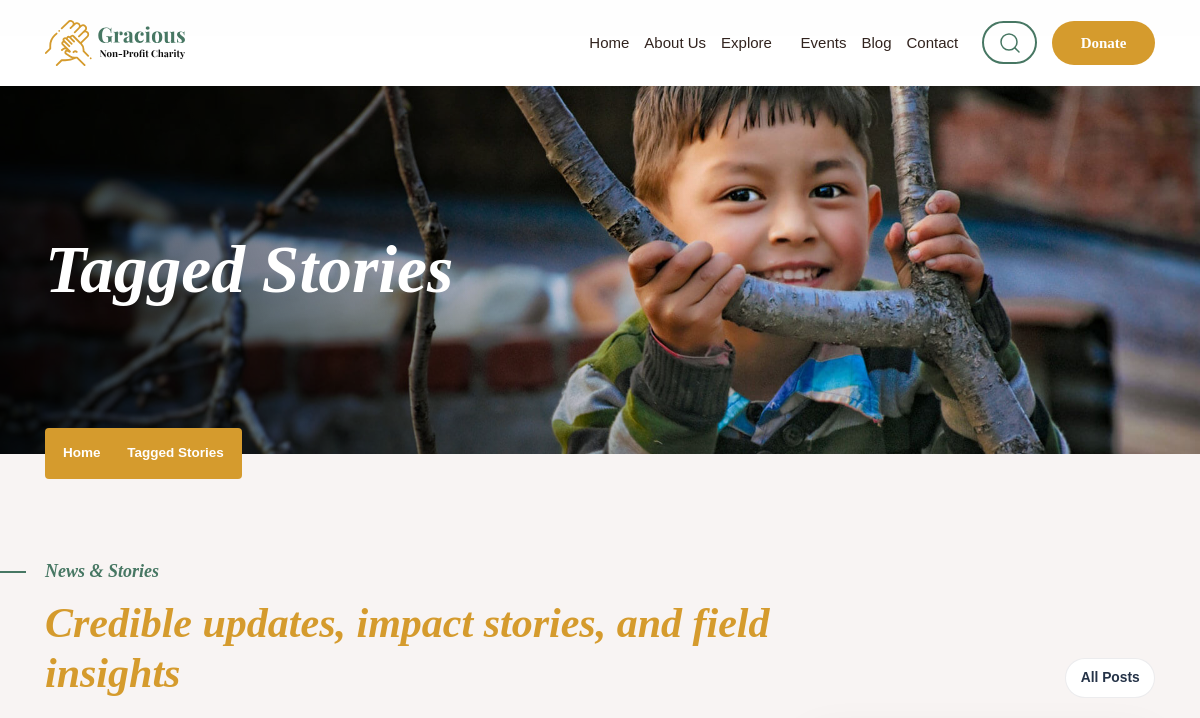
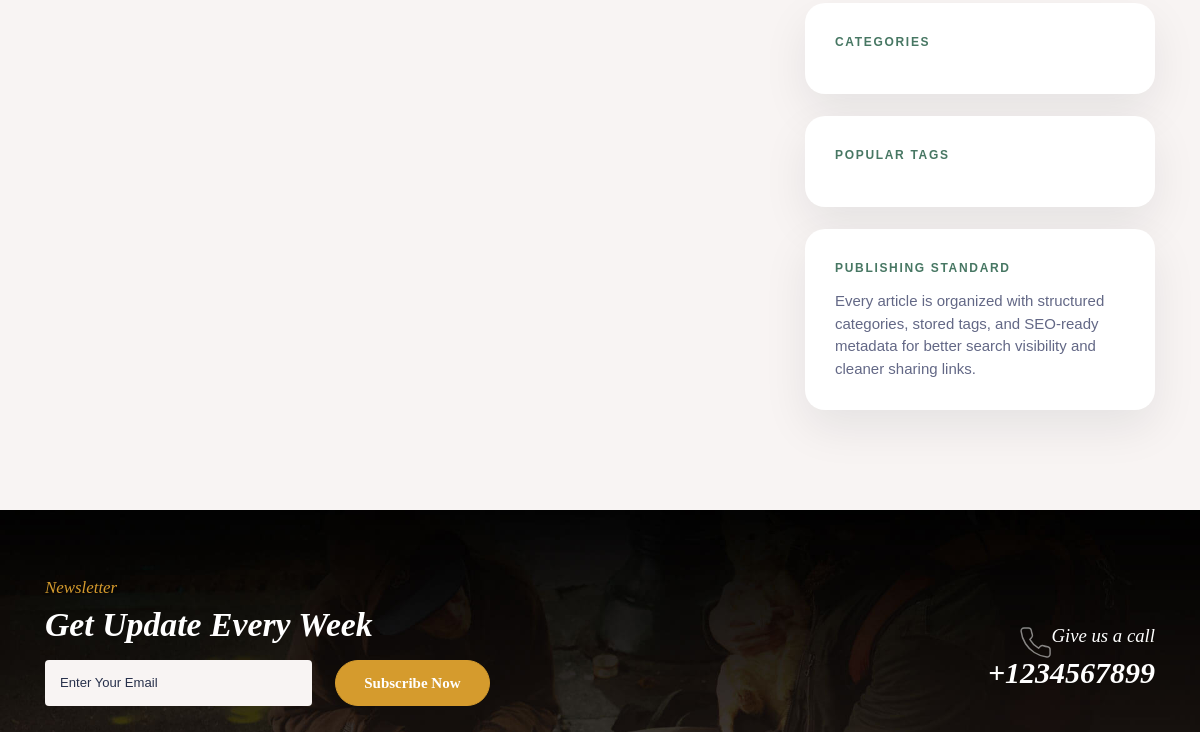
The page /blog.php (upper part) on the database as committed earlier (2 pictures, top to bottom).
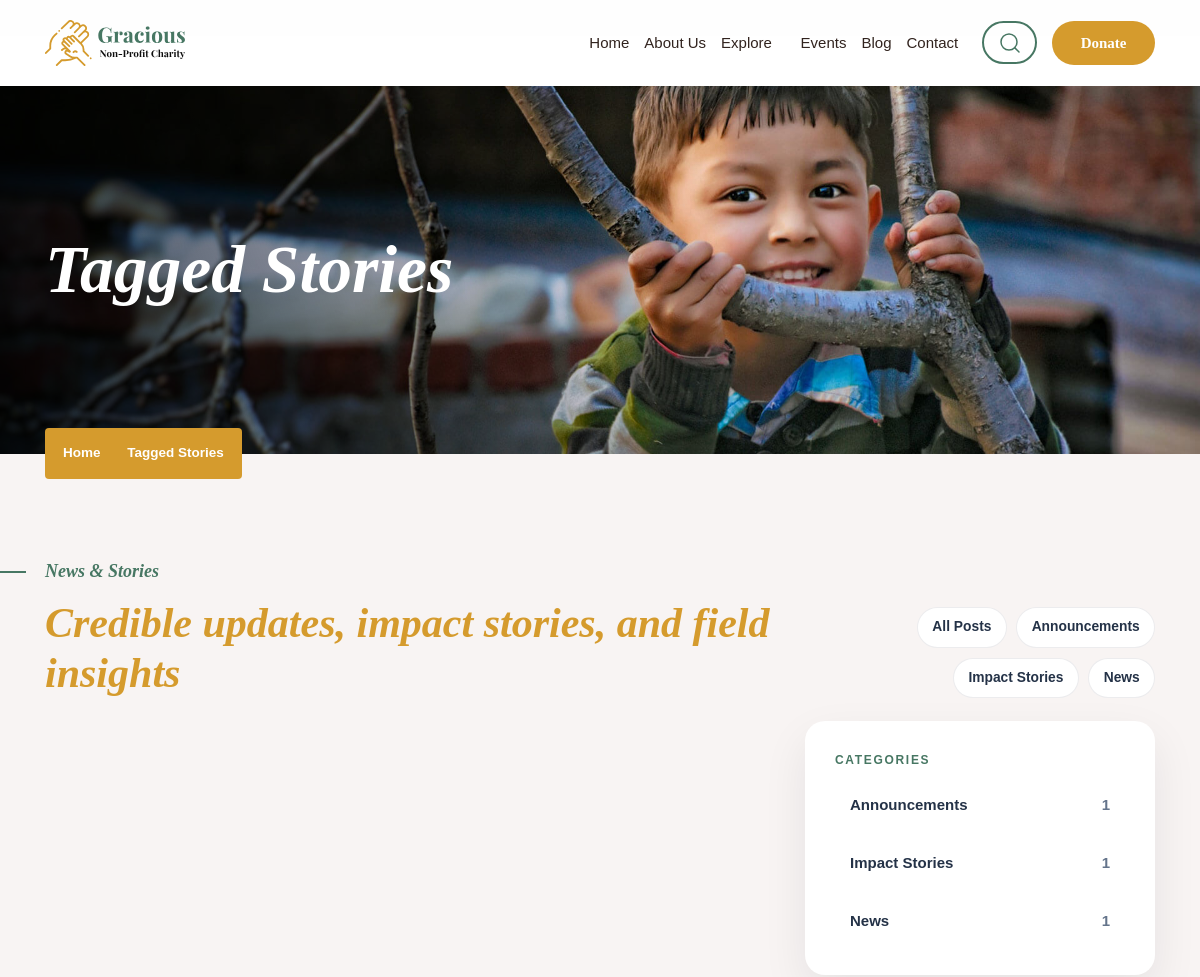
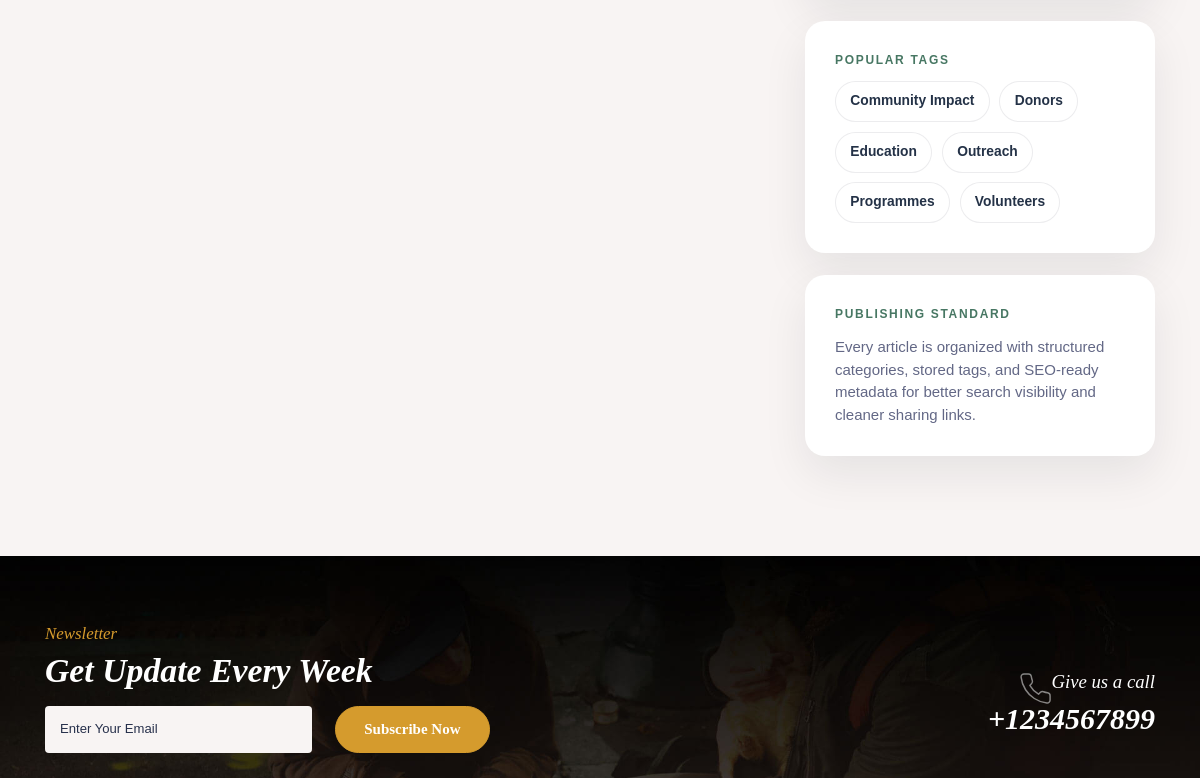
The same page on the database as committed later (2 pictures, top to bottom).
### tables this page shows
CREATE TABLE post_categories (
    id BIGINT UNSIGNED AUTO_INCREMENT PRIMARY KEY,
    name VARCHAR(120) NOT NULL UNIQUE,
    slug VARCHAR(150) NOT NULL UNIQUE,
    description TEXT NULL,
    seo_title VARCHAR(190) NULL,
    seo_description VARCHAR(255) NULL,
    created_at TIMESTAMP DEFAULT CURRENT_TIMESTAMP,
    updated_at TIMESTAMP DEFAULT CURRENT_TIMESTAMP ON UPDATE CURRENT_TIMESTAMP
);

CREATE TABLE post_tags (
    id BIGINT UNSIGNED AUTO_INCREMENT PRIMARY KEY,
    name VARCHAR(120) NOT NULL UNIQUE,
    slug VARCHAR(150) NOT NULL UNIQUE,
    created_at TIMESTAMP DEFAULT CURRENT_TIMESTAMP
);

### config/helpers.php (called while the page is built, shortened)
<?php
function e(string $value): string
{
    return htmlspecialchars($value, ENT_QUOTES, "UTF-8");
}
function slugify(string $value): string
{
    $value = strtolower(trim($value));
    $value = preg_replace('/[^a-z0-9]+/', '-', $value) ?? '';
    $value = trim($value, '-');
    return $value !== '' ? $value : 'item';
}

### config/database.php (called while the page is built, shortened)
<?php
function database_config(): array
{
    return [
        "driver" => (string) env("DB_DRIVER", "mysql"),
        "host" => (string) env("DB_HOST", "127.0.0.1"),
        "port" => (int) env("DB_PORT", 3306),
        "database" => (string) env("DB_DATABASE", "donation_page"),
        "username" => (string) env("DB_USERNAME", "root"),
        "password" => (string) env("DB_PASSWORD", ""),
        "charset" => (string) env("DB_CHARSET", "utf8mb4"),
    ];
}
function database_dsn(array $config): string
{
    return sprintf(
        "%s:host=%s;port=%d;dbname=%s;charset=%s",
        $config["driver"],
        $config["host"],
        $config["port"],
        $config["database"],
        $config["charset"]
    );
}
function database_connection(): ?PDO
{
    static $pdo = false;
    if ($pdo instanceof PDO) {
        return $pdo;
    }
    $config = database_config();
    try {
        $pdo = new PDO(
            database_dsn($config),
            $config["username"],
            $config["password"],
            [
                PDO::ATTR_ERRMODE => PDO::ERRMODE_EXCEPTION,
                PDO::ATTR_DEFAULT_FETCH_MODE => PDO::FETCH_ASSOC,
            ]
        );
    } catch (Throwable $exception) {
        $pdo = null;
    }
    return $pdo;
}
function db_fetch_all(string $sql, array $params = []): array
{
    $pdo = database_connection();
    $statement = $pdo->prepare($sql);
    $statement->execute($params);
    return $statement->fetchAll();
}

### config/content.php (called while the page is built, shortened)
<?php
function blog_category_summaries(): array
{
    if (database_available() && db_table_exists("post_categories") && db_table_exists("posts")) {
        return db_fetch_all(
            "SELECT c.id, c.name, c.slug, COUNT(p.id) AS post_count
             FROM post_categories c
             LEFT JOIN posts p ON p.primary_category_id = c.id AND p.status = 'published'
             GROUP BY c.id, c.name, c.slug
             ORDER BY c.name ASC"
        );
    }
    $counts = [];
    return array_values($counts);
}
function blog_tag_summaries(): array
{
    if (database_available() && db_table_exists("post_tags") && db_table_exists("post_tag_map") && db_table_exists("posts")) {
        return db_fetch_all(
            "SELECT t.id, t.name, t.slug, COUNT(ptm.post_id) AS post_count
             FROM post_tags t
             LEFT JOIN post_tag_map ptm ON ptm.tag_id = t.id
             LEFT JOIN posts p ON p.id = ptm.post_id AND p.status = 'published'
             GROUP BY t.id, t.name, t.slug
             HAVING COUNT(ptm.post_id) > 0
             ORDER BY t.name ASC"
        );
    }
    $counts = [];
    return array_values($counts);
}

### blog.php (the view, shortened to what this page needs)
<?php
$categoryFilter = slugify((string) ($_GET["category"] ?? ""));
$tagFilter = slugify((string) ($_GET["tag"] ?? ""));
$categories = blog_category_summaries();
$tags = blog_tag_summaries();
if ($tagFilter !== "") {
    $breadcrumb_title = "Tagged Stories";
    $hero_title = "Tagged Stories";
}
require __DIR__ . "/includes/explore-header.php";
?>
<section class="wide-tb-100">
    <div class="container">
        <div class="row align-items-end mb-4">
            <div class="col-lg-8">
                <h1 class="heading-main mb-0">
                    <small>News & Stories</small>
                    Credible updates, impact stories, and field insights
                </h1>
            </div>
            <div class="col-lg-4 mt-4 mt-lg-0">
                <div class="story-filter-pills justify-content-lg-end">
                    <a class="<?php echo $categoryFilter === "" && $tagFilter === "" ? "active" : ""; ?>" href="blog.php">All Posts</a>
                    <?php foreach (array_slice($categories, 0, 3) as $category): ?>
                        <a class="<?php echo $categoryFilter === $category["slug"] ? "active" : ""; ?>" href="blog.php?category=<?php echo urlencode((string) $category["slug"]); ?>"><?php echo e((string) $category["name"]); ?></a>
                    <?php endforeach; ?>
                </div>
            </div>
        </div>
        <div class="row g-4">
            <div class="col-lg-8">
            </div>
            <div class="col-lg-4">
                <aside class="explore-contact-card story-sidebar-card mb-4">
                    <div class="explore-kicker">Categories</div>
                    <ul class="story-sidebar-list">
                        <?php foreach ($categories as $category): ?>
                            <li>
                                <a href="blog.php?category=<?php echo urlencode((string) $category["slug"]); ?>">
                                    <span><?php echo e((string) $category["name"]); ?></span>
                                    <strong><?php echo e((string) $category["post_count"]); ?></strong>
                                </a>
                            </li>
                        <?php endforeach; ?>
                    </ul>
                </aside>
                <aside class="explore-contact-card story-sidebar-card mb-4">
                    <div class="explore-kicker">Popular Tags</div>
                    <div class="story-tag-cloud">
                        <?php foreach ($tags as $tag): ?>
                            <a href="blog.php?tag=<?php echo urlencode((string) $tag["slug"]); ?>"><?php echo e((string) $tag["name"]); ?></a>
                        <?php endforeach; ?>
                    </div>
                </aside>
                <aside class="explore-contact-card story-sidebar-card">
                    <div class="explore-kicker">Publishing Standard</div>
                    <p>Every article is organized with structured categories, stored tags, and SEO-ready metadata for better search visibility and cleaner sharing links.</p>
                </aside>
            </div>
        </div>
    </div>
</section>
<?php require __DIR__ . "/includes/explore-footer.php"; ?>

### includes/explore-header.php (shortened to what this page needs)
<?php
$page_title = $page_title ?? "Explore";
$breadcrumb_title = $breadcrumb_title ?? $page_title;
$hero_title = $hero_title ?? $page_title;
?>
<!doctype html>
<html lang="en">
<head>
    <link href="assets/library/animate/animate.min.css" rel="stylesheet">
    <link href="assets/library/bootstrap/css/bootstrap.min.css" rel="stylesheet">
    <link href="assets/library/icofont/icofont.min.css" rel="stylesheet">
    <link href="assets/library/owlcarousel/css/owl.carousel.min.css" rel="stylesheet">
    <link href="assets/library/select2/css/select2.min.css" rel="stylesheet">
    <link href="assets/library/magnific-popup/magnific-popup.css" rel="stylesheet">
    <link href="assets/css/style.css" rel="stylesheet">
    <link href="assets/css/explore-pages.css" rel="stylesheet">
</head>
<body>
    <header>
        <nav class="navbar navbar-expand-lg header-fullpage">
            <div class="container text-nowrap">
                <div class="d-flex align-items-center w-100 col p-0 logo-brand">
                    <a class="navbar-brand rounded-bottom light-bg" href="index.php">
                        <img src="assets/images/logo_dark.svg" alt="Gracious">
                    </a>
                </div>
                <div class="d-inline-flex request-btn order-lg-last col-auto p-0 align-items-center">
                    <a class="btn-outline-primary btn ms-3" href="#" id="search_home"><i data-feather="search"></i></a>
                    <a class="nav-link btn btn-default ms-3 donate-btn" href="donation-page.php">Donate</a>
                </div>
                <div class="navbar-collapse">
                    <div class="offcanvas-body">
                        <ul class="navbar-nav ms-auto">
                            <li class="nav-item">
                                <a class="nav-link" href="index.php">Home</a>
                            </li>
                            <li class="nav-item">
                                <a class="nav-link" href="about-us.php">About Us</a>
                            </li>
                            <li class="nav-item dropdown">
                                <a class="nav-link has-children" href="gallery.php" data-bs-toggle="dropdown" aria-haspopup="true" aria-expanded="false">Explore</a>
                            </li>
                            <li class="nav-item">
                                <a class="nav-link" href="events.php">Events</a>
                            </li>
                            <li class="nav-item">
                                <a class="nav-link" href="blog.php">Blog</a>
                            </li>
                            <li class="nav-item">
                                <a class="nav-link" href="contact-us.php">Contact</a>
                            </li>
                        </ul>
                    </div>
                </div>
            </div>
        </nav>
    </header>
    <section class="breadcrumbs-page-wrap">
        <div class="bg-fixed pos-rel breadcrumbs-page">
            <div class="container">
                <h1><?php echo htmlspecialchars($hero_title); ?></h1>
                <nav aria-label="breadcrumb" class="breadcrumb-wrap">
                    <ol class="breadcrumb">
                        <li class="breadcrumb-item"><a href="index.php">Home</a></li>
                        <li class="breadcrumb-item active" aria-current="page"><?php echo htmlspecialchars($breadcrumb_title); ?></li>
                    </ol>
                </nav>
            </div>
        </div>
    </section>
    <main id="body-content">

### includes/explore-footer.php (shortened to what this page needs)
    </main>
    <footer class="wide-tb-70 pb-0 mb-spacer-md">
        <div class="container pos-rel">
            <div class="row">
                <div class="col-lg-5 col-md-10">
                    <div class="footer-subscribe">
                        <h3>Newsletter</h3>
                        <h2>Get Update Every Week</h2>
                        <div class="input-wrap">
                            <input type="text" name="name" placeholder="Enter Your Email">
                            <button type="submit" class="btn btn-default">Subscribe now</button>
                        </div>
                    </div>
                </div>
                <div class="give-us-call">
                    <i data-feather="phone"></i>
                    <h4>Give us a call</h4>
                    <h3>+1234567899</h3>
                </div>
            </div>
        </div>
    </footer>
</body>
</html>

### assets/css/explore-pages.css (style rules this page uses)
.explore-intro-card, .explore-panel, .explore-stat-card, .explore-tier-card, .explore-programme-card, .explore-contact-card, .explore-faq-card { background: var(--white); border-radius: 20px; box-shadow: 0 18px 45px rgba(15, 23, 42, 0.08); }
.explore-intro-card, .explore-tier-card, .explore-programme-card, .explore-contact-card, .explore-faq-card { padding: 2rem; }
.explore-kicker { text-transform: uppercase; letter-spacing: 0.14em; font-size: 0.8rem; color: var(--secondary-color); font-weight: 700; margin-bottom: 0.85rem; }
.story-filter-pills { display: flex; flex-wrap: wrap; gap: 0.65rem; }
.story-filter-pills a, .story-tag-cloud a { display: inline-flex; align-items: center; padding: 0.6rem 0.95rem; border-radius: 999px; background: #fff; border: 1px solid rgba(15, 23, 42, 0.08); color: #243247; text-decoration: none; font-weight: 700; font-size: 0.92rem; }
.story-sidebar-card p:last-child { margin-bottom: 0; }
.story-sidebar-list { list-style: none; padding: 0; margin: 0; }
.story-sidebar-list li + li { margin-top: 0.65rem; }
.story-sidebar-list a { display: flex; align-items: center; justify-content: space-between; gap: 1rem; padding: 0.85rem 1rem; border-radius: 16px; background: var(--light-bg); color: #243247; text-decoration: none; font-weight: 700; }
.story-sidebar-list strong { color: #64748b; }
.story-tag-cloud { display: flex; flex-wrap: wrap; gap: 0.65rem; }

Rows that differ between the two databases and show on the page:
added post_categories: name "Announcements", post_count "1"
added post_categories: name "Impact Stories", post_count "1"
added post_categories: name "News", post_count "1"
added post_tags: name "Community Impact"
added post_tags: name "Donors"
added post_tags: name "Education"
added post_tags: name "Outreach"
added post_tags: name "Programmes"
added post_tags: name "Volunteers"
